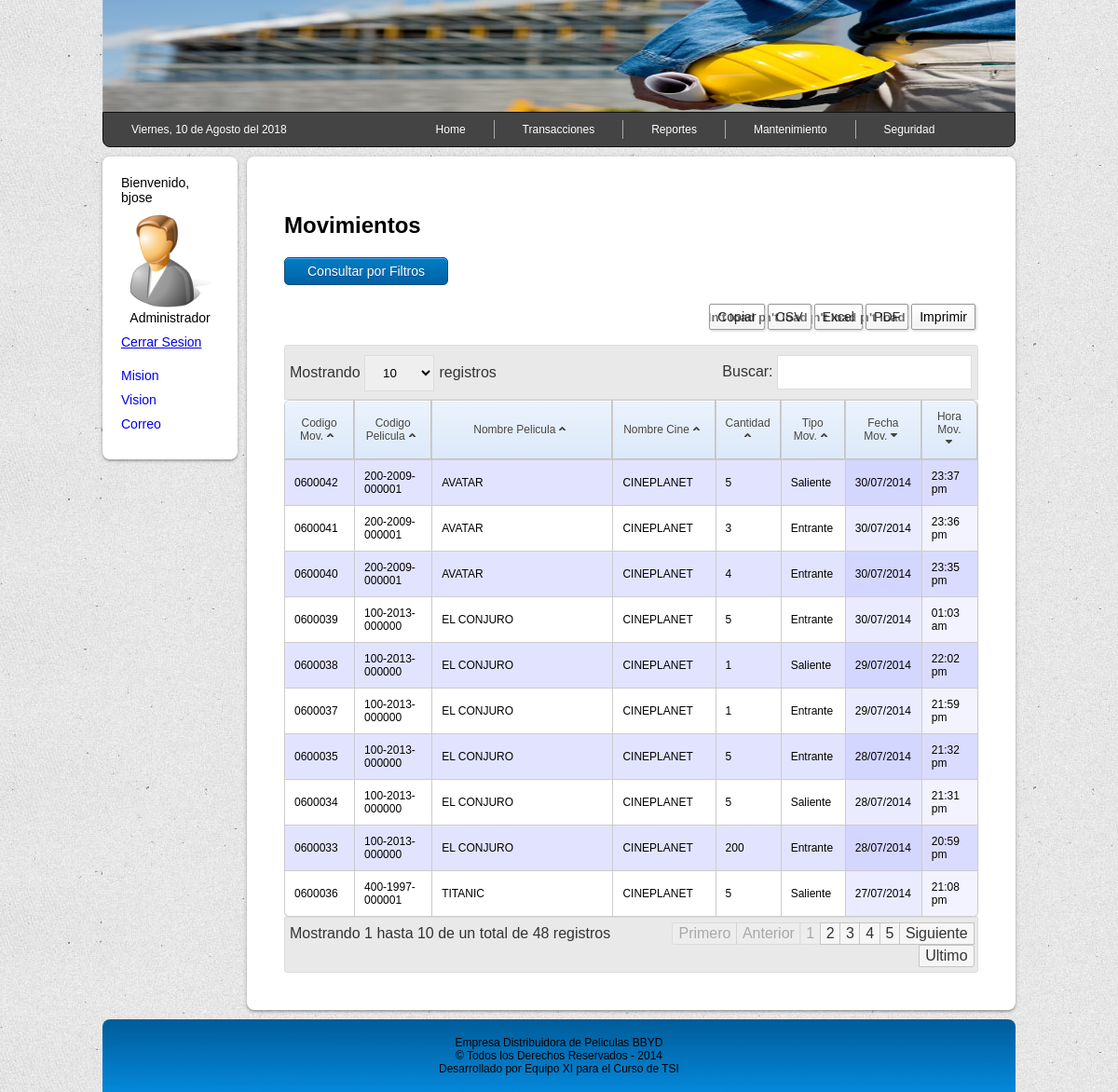
Screenshot of /vista/prereportemovi.php (signed in) with the database file from the repository.
### tables this page shows
CREATE TABLE `movimiento` (
  `nromovimiento` varchar(10) NOT NULL,
  `tipomovimiento` varchar(20) NOT NULL,
  `fechmovimiento` varchar(10) NOT NULL,
  `horamovimiento` varchar(8) NOT NULL,
  `usuario` varchar(25) NOT NULL,
  `idproveedor` int(4) NOT NULL,
  `codigopelicula` varchar(15) NOT NULL,
  `stock` int(4) NOT NULL,
  PRIMARY KEY (`nromovimiento`)
);

CREATE TABLE `pelicula` (
  `codigopelicula` varchar(15) NOT NULL,
  `nombre` varchar(60) NOT NULL,
  `sinopsis` varchar(200) DEFAULT NULL,
  `director` varchar(25) NOT NULL,
  `idproductora` int(4) NOT NULL,
  `stock` int(4) NOT NULL,
  `stockini` int(4) NOT NULL,
  `preciounit` int(4) NOT NULL,
  `idgenero` int(4) NOT NULL,
  `anho` int(4) NOT NULL,
  `nromovimiento` varchar(10) NOT NULL,
  PRIMARY KEY (`codigopelicula`)
);

CREATE TABLE `proveedor` (
  `idproveedor` int(4) unsigned NOT NULL AUTO_INCREMENT,
  `nombrec` varchar(60) NOT NULL,
  `razonsocial` varchar(60) NOT NULL,
  `rubro` varchar(60) NOT NULL,
  `ruc` varchar(11) NOT NULL,
  `nrolicencia` varchar(20) NOT NULL,
  `direccion` varchar(60) NOT NULL,
  `pais` varchar(25) NOT NULL,
  `provincia` varchar(25) NOT NULL,
  `codigopostal` int(5) NOT NULL,
  `telefono` varchar(12) NOT NULL,
  `email` varchar(60) NOT NULL,
  `site` varchar(60) NOT NULL,
  PRIMARY KEY (`idproveedor`)
);

### vista/prereportemovi.php (the view, shortened to what this page needs)
<?php
include('../modelo/conexion.php');
$enlace = "<a href='../modelo/logout.php'>Cerrar Sesion</a>";
$query = "select m.nromovimiento, m.tipomovimiento, m.fechmovimiento, m.horamovimiento, m.usuario, m.stock, m.codigopelicula, p.nombrec, d.nombre from movimiento m , pelicula d, proveedor p where m.codigopelicula= d.codigopelicula and p.idproveedor= m.idproveedor";
$listMovimiento = $conexion->query($query);
$tabla = "<table id='datatables' class='marco'>";
$tabla .= <<<FIN
<thead>
<tr>
<th>Codigo Mov.</th>
<th>Codigo Pelicula</th>
<th>Nombre Pelicula</th>
<th>Nombre Cine</th>
<th>Cantidad</th>
<th>Tipo Mov.</th>
<th>Fecha Mov.</th>
<th>Hora Mov.</th>
</tr>
</head>
<tbody>
FIN;
while ($linea = $listMovimiento->fetch_assoc()) {
	$tabla .= "<tr>";
	$tabla .= "<td>{$linea['nromovimiento']}</td>";
	$tabla .= "<td>{$linea['codigopelicula']}</td>";
	$tabla .= "<td>{$linea['nombre']}</td>";
	$tabla .= "<td>{$linea['nombrec']}</td>";
	$tabla .= "<td>{$linea['stock']}</td>";
	$tabla .= "<td>{$linea['tipomovimiento']}</td>";
	$tabla .= "<td>{$linea['fechmovimiento']}</td>";
	$tabla .= "<td>{$linea['horamovimiento']}</td>";
	$tabla .= "</tr>";
}
$tabla .="</tbody>";
$tabla .="</table>";
?>
<!DOCTYPE html>
<html lang="es">
<head>
        <link rel="stylesheet" href="../vista/css/style.css">
        <link rel="stylesheet" href="http://ajax.googleapis.com/ajax/libs/jqueryui/1.10.1/themes/base/minified/jquery-ui.min.css" type="text/css" />
</head>
<body>
	<div class="container">
		<div class="header">
		</div>
		<div class="menu-div">
			<?php include('../vista/include/menu.php'); ?>
		</div>
		<div class="sidebar">
			<div class="menuside">
				<?php include('../vista/include/sidebar.php'); ?>
			</div>
		</div>
		<div class="content">
			<div class="main">
				<h2>Movimientos</h2>
			<form action="../vista/movimientos.php" method="POST">
				<div class="divboton">
					<input type="submit" class="boton" value="Consultar por Filtros">
				</div>
			</form>
				<div>
				<?php echo $tabla; ?>
				</div>
			</div>
		</div>
		<div class="footer">
			<?php include('../vista/include/footer.php'); ?>
		</div>
	</div>
</body>
</html>

### vista/css/style.css (style rules this page uses)
body { background-image: url(../images/bg.jpg); font-family: sans-serif; font-size: 16px; margin: 0px; }
h2 { color: black; }
table { *border-collapse: collapse; border-spacing: 0; width: 100%; }
.container { width: 980px; margin: auto; }
.header { background-image: url(../images/header.jpg); background-attachment: fixed; background-repeat: no-repeat; background-position: top; background-size: 980px 120px; height: 120px; }
.content { float: left; width: 830px; }
.footer { clear: both; background-image: url(../images/background.jpg); padding: 18px; font-size: 12px; text-align: center; -moz-border-radius: 8px 8px 0 0; -webkit-border-radius: 8px 8px 0 0; border-radius: 8px 8px 0 0; }
.sidebar { float: left; width: 150px; }
.menuside { padding: 20px; margin: 10px 5px 10px 0px; background-color: white; border-radius: 8px; box-shadow: 0 2px 2px rgba(0,0,0,0.2), 0 1px 5px rgba(0,0,0,0.2); font-size: 14px; }
.main { padding: 40px; margin: 10px 0px 10px 5px; background-color: white; box-shadow: 0 2px 2px rgba(0,0,0,0.2), 0 1px 5px rgba(0,0,0,0.2); border-radius: 8px; }
.divboton { margin: 20px 0 20px 0; }
.boton { -moz-box-shadow:inset 0px 1px 0px 0px #54a3f7; -webkit-box-shadow:inset 0px 1px 0px 0px #54a3f7; box-shadow:inset 0px 1px 0px 0px #54a3f7; background:-webkit-gradient(linear, left top, left bottom, color-stop(0.05, #007dc1), color-stop(1, #0061a7)); background:-moz-linear-gradient(top, #007dc1 5%, #0061a7 100%); background:-webkit-linear-gradient(top, #007dc1 5%, #0061a7 100%); background:-o-linear-gradient(top, #007dc1 5%, #0061a7 100%); background:-ms-linear-gradient(top, #007dc1 5%, #0061a7 100%); background:linear-gradient(to bottom, #007dc1 5%, #0061a7 100%); filter:progid:DXImageTransform.Microsoft.gradient(startColorstr='#007dc1', endColorstr='#0061a7',GradientType=0); background-color:#007dc1; -moz-border-radius:5px; -webkit-border-radius:5px; border-radius:5px; border:1px solid #124d77; display:inline-block; color:#ffffff; font-family:Arial; font-size:14px; font-weight:normal; padding:6px 24px; text-decoration:none; text-shadow:0px 1px 0px #154682; }
.marco { margin: auto; font-size: 12px; border: solid #ccc 1px; -moz-border-radius: 6px; -webkit-border-radius: 6px; border-radius: 6px; -webkit-box-shadow: 0 1px 1px #ccc; -moz-box-shadow: 0 1px 1px #ccc; box-shadow: 0 1px 1px #ccc; }
.marco td, .marco th { border-left: 1px solid #ccc; border-top: 1px solid #ccc; padding: 10px; text-align: left; }
.marco th { background-color: #dce9f9; background-image: -webkit-gradient(linear, left top, left bottom, from(#ebf3fc), to(#dce9f9)); background-image: -webkit-linear-gradient(top, #ebf3fc, #dce9f9); background-image: -moz-linear-gradient(top, #ebf3fc, #dce9f9); background-image: -ms-linear-gradient(top, #ebf3fc, #dce9f9); background-image: -o-linear-gradient(top, #ebf3fc, #dce9f9); background-image: linear-gradient(top, #ebf3fc, #dce9f9); -webkit-box-shadow: 0 1px 0 rgba(255,255,255,.8) inset; -moz-box-shadow:0 1px 0 rgba(255,255,255,.8) inset; box-shadow: 0 1px 0 rgba(255,255,255,.8) inset; border-top: none; text-align: center; text-shadow: 0 1px 0 rgba(255,255,255,.5); }
.marco td:first-child, .marco th:first-child { border-left: none; }
.marco th:first-child { -moz-border-radius: 6px 0 0 0; -webkit-border-radius: 6px 0 0 0; border-radius: 6px 0 0 0; }
.marco th:last-child { -moz-border-radius: 0 6px 0 0; -webkit-border-radius: 0 6px 0 0; border-radius: 0 6px 0 0; }
.marco tr:last-child td:first-child { -moz-border-radius: 0 0 0 6px; -webkit-border-radius: 0 0 0 6px; border-radius: 0 0 0 6px; }
.marco tr:last-child td:last-child { -moz-border-radius: 0 0 6px 0; -webkit-border-radius: 0 0 6px 0; border-radius: 0 0 6px 0; }
.menu-div { padding: 0px; }

### vista/css/demo_table_jui.css (style rules this page uses)
tr.odd { background-color: #E2E4FF; }
tr.even { background-color: white; }
tr.odd td.sorting_1 { background-color: #D3D6FF; }
tr.odd td.sorting_2 { background-color: #DADCFF; }
tr.even td.sorting_1 { background-color: #EAEBFF; }
tr.even td.sorting_2 { background-color: #F2F3FF; }

### rows the page displays
movimiento: nromovimiento "0600033", codigopelicula "100-2013-000000", pelicula.nombre "EL CONJURO", idproveedor.nombrec "CINEPLANET", stock "200", tipomovimiento "Entrante", fechmovimiento "28/07/2014", horamovimiento "20:59 pm"
movimiento: nromovimiento "0600034", codigopelicula "100-2013-000000", pelicula.nombre "EL CONJURO", idproveedor.nombrec "CINEPLANET", stock "5", tipomovimiento "Saliente", fechmovimiento "28/07/2014", horamovimiento "21:31 pm"
movimiento: nromovimiento "0600035", codigopelicula "100-2013-000000", pelicula.nombre "EL CONJURO", idproveedor.nombrec "CINEPLANET", stock "5", tipomovimiento "Entrante", fechmovimiento "28/07/2014", horamovimiento "21:32 pm"
movimiento: nromovimiento "0600036", codigopelicula "400-1997-000001", pelicula.nombre "TITANIC", idproveedor.nombrec "CINEPLANET", stock "5", tipomovimiento "Saliente", fechmovimiento "27/07/2014", horamovimiento "21:08 pm"
movimiento: nromovimiento "0600037", codigopelicula "100-2013-000000", pelicula.nombre "EL CONJURO", idproveedor.nombrec "CINEPLANET", stock "1", tipomovimiento "Entrante", fechmovimiento "29/07/2014", horamovimiento "21:59 pm"
movimiento: nromovimiento "0600038", codigopelicula "100-2013-000000", pelicula.nombre "EL CONJURO", idproveedor.nombrec "CINEPLANET", stock "1", tipomovimiento "Saliente", fechmovimiento "29/07/2014", horamovimiento "22:02 pm"
movimiento: nromovimiento "0600039", codigopelicula "100-2013-000000", pelicula.nombre "EL CONJURO", idproveedor.nombrec "CINEPLANET", stock "5", tipomovimiento "Entrante", fechmovimiento "30/07/2014", horamovimiento "01:03 am"
movimiento: nromovimiento "0600040", codigopelicula "200-2009-000001", pelicula.nombre "AVATAR", idproveedor.nombrec "CINEPLANET", stock "4", tipomovimiento "Entrante", fechmovimiento "30/07/2014", horamovimiento "23:35 pm"
movimiento: nromovimiento "0600041", codigopelicula "200-2009-000001", pelicula.nombre "AVATAR", idproveedor.nombrec "CINEPLANET", stock "3", tipomovimiento "Entrante", fechmovimiento "30/07/2014", horamovimiento "23:36 pm"
movimiento: nromovimiento "0600042", codigopelicula "200-2009-000001", pelicula.nombre "AVATAR", idproveedor.nombrec "CINEPLANET", stock "5", tipomovimiento "Saliente", fechmovimiento "30/07/2014", horamovimiento "23:37 pm"

### other values shown
$_SESSION['usuario'] "bjose"
$_SESSION['perfil'] "Administrador"
